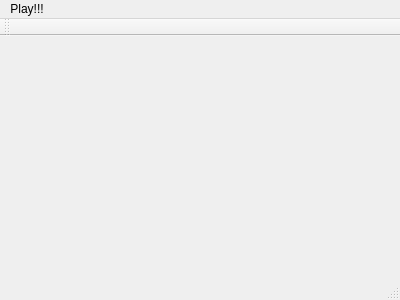
<?xml version="1.0" encoding="UTF-8"?>
<ui version="4.0">
 <class>SnakeMainWindow</class>
 <widget class="QMainWindow" name="SnakeMainWindow">
  <property name="geometry">
   <rect>
    <x>0</x>
    <y>0</y>
    <width>400</width>
    <height>300</height>
   </rect>
  </property>
  <property name="windowTitle">
   <string>SnakeMainWindow</string>
  </property>
  <widget class="QWidget" name="centralWidget"/>
  <widget class="QMenuBar" name="menuBar">
   <property name="geometry">
    <rect>
     <x>0</x>
     <y>0</y>
     <width>400</width>
     <height>23</height>
    </rect>
   </property>
   <widget class="QMenu" name="menuPlay">
    <property name="title">
     <string>Play!!!</string>
    </property>
    <addaction name="startaction"/>
   </widget>
   <addaction name="menuPlay"/>
  </widget>
  <widget class="QToolBar" name="mainToolBar">
   <attribute name="toolBarArea">
    <enum>TopToolBarArea</enum>
   </attribute>
   <attribute name="toolBarBreak">
    <bool>false</bool>
   </attribute>
  </widget>
  <widget class="QStatusBar" name="statusBar"/>
  <action name="startaction">
   <property name="text">
    <string>Start Play!!!</string>
   </property>
  </action>
 </widget>
 <layoutdefault spacing="6" margin="11"/>
 <resources/>
 <connections/>
</ui>
